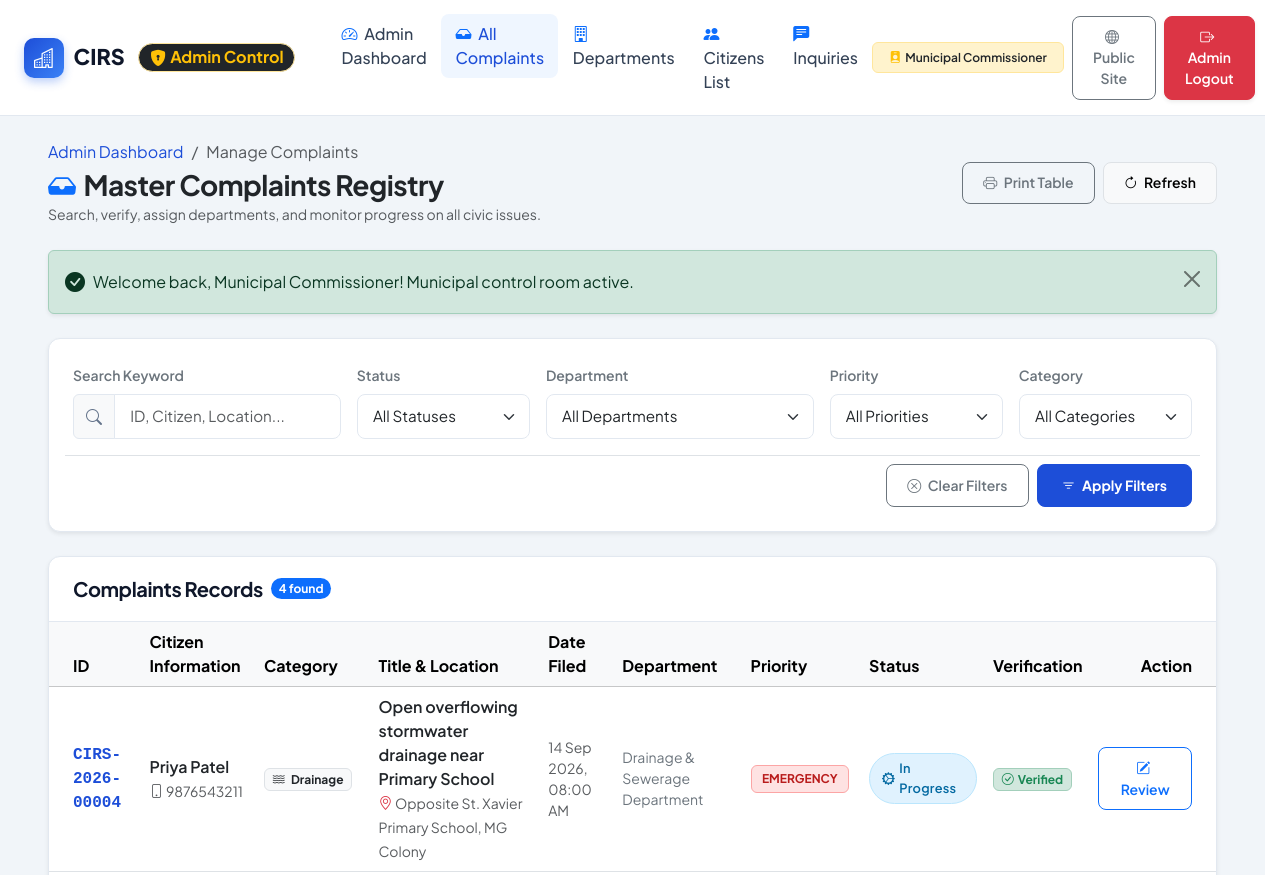
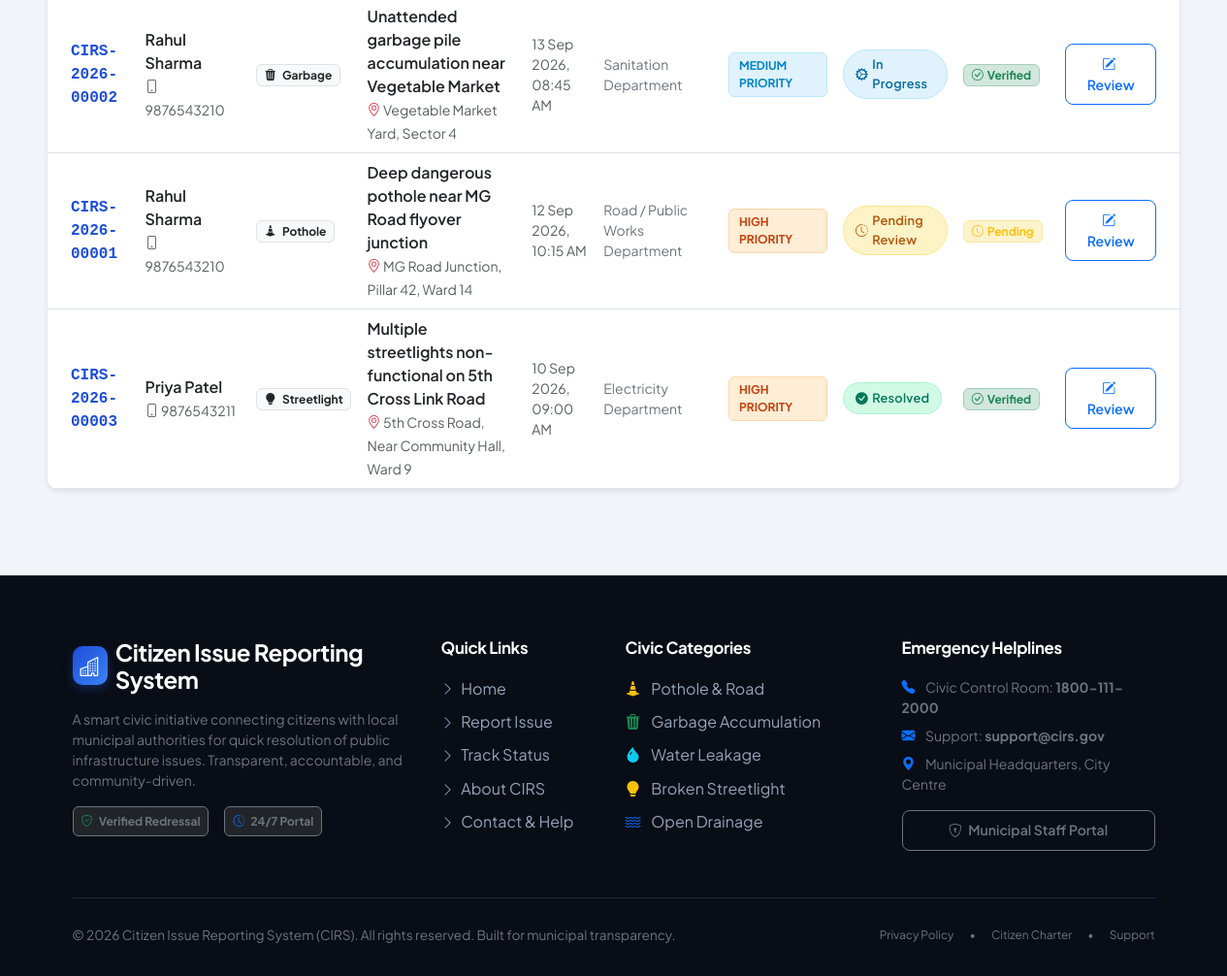
/admin/complaints.php (signed in), run on the app's committed database (2 pictures, top to bottom).
### tables this page shows
CREATE TABLE IF NOT EXISTS `complaints` (
  `id` INT AUTO_INCREMENT PRIMARY KEY,
  `complaint_id` VARCHAR(30) NOT NULL UNIQUE,
  `user_id` INT NOT NULL,
  `department_id` INT DEFAULT NULL,
  `category` ENUM('Pothole', 'Garbage', 'Water Leakage', 'Streetlight', 'Drainage', 'Illegal Dumping', 'Other') NOT NULL,
  `title` VARCHAR(200) NOT NULL,
  `description` TEXT NOT NULL,
  `location` VARCHAR(255) NOT NULL,
  `latitude` DECIMAL(10, 8) DEFAULT NULL,
  `longitude` DECIMAL(11, 8) DEFAULT NULL,
  `image` VARCHAR(255) DEFAULT NULL,
  `priority` ENUM('Low', 'Medium', 'High', 'Emergency') DEFAULT 'Medium',
  `status` ENUM('PENDING', 'IN PROGRESS', 'RESOLVED') DEFAULT 'PENDING',
  `is_verified` TINYINT(1) DEFAULT 0,
  `verified_at` TIMESTAMP NULL DEFAULT NULL,
  `assigned_at` TIMESTAMP NULL DEFAULT NULL,
  `resolved_at` TIMESTAMP NULL DEFAULT NULL,
  `created_at` TIMESTAMP DEFAULT CURRENT_TIMESTAMP,
  `updated_at` TIMESTAMP DEFAULT CURRENT_TIMESTAMP ON UPDATE CURRENT_TIMESTAMP,
  CONSTRAINT `fk_complaint_user` FOREIGN KEY (`user_id`) REFERENCES `users` (`id`) ON DELETE CASCADE,
  CONSTRAINT `fk_complaint_dept` FOREIGN KEY (`department_id`) REFERENCES `departments` (`id`) ON DELETE SET NULL
);

CREATE TABLE IF NOT EXISTS `users` (
  `id` INT AUTO_INCREMENT PRIMARY KEY,
  `full_name` VARCHAR(100) NOT NULL,
  `email` VARCHAR(100) NOT NULL UNIQUE,
  `mobile` VARCHAR(20) NOT NULL UNIQUE,
  `password` VARCHAR(255) NOT NULL,
  `is_verified` TINYINT(1) DEFAULT 1,
  `address` VARCHAR(255) NULL,
  `created_at` TIMESTAMP DEFAULT CURRENT_TIMESTAMP,
  `updated_at` TIMESTAMP DEFAULT CURRENT_TIMESTAMP ON UPDATE CURRENT_TIMESTAMP
);

CREATE TABLE IF NOT EXISTS `departments` (
  `id` INT AUTO_INCREMENT PRIMARY KEY,
  `department_name` VARCHAR(100) NOT NULL,
  `category_keyword` VARCHAR(50) NOT NULL,
  `description` TEXT,
  `contact_email` VARCHAR(100),
  `phone` VARCHAR(20),
  `created_at` TIMESTAMP DEFAULT CURRENT_TIMESTAMP
);

### admin/complaints.php (the view, shortened to what the rows shown need)
<?php
require_once __DIR__ . '/../config/database.php';
require_once __DIR__ . '/../includes/functions.php';
$sql = "SELECT c.*, u.full_name as citizen_name, u.mobile as citizen_mobile, d.department_name
        FROM complaints c
        LEFT JOIN users u ON c.user_id = u.id
        LEFT JOIN departments d ON c.department_id = d.id
        WHERE 1=1";
$params = [];
$sql .= " ORDER BY c.created_at DESC";
try {
    $stmt = $pdo->prepare($sql);
    $stmt->execute($params);
    $complaints = $stmt->fetchAll();
} catch (Exception $e) {
    $complaints = [];
}
require_once __DIR__ . '/../includes/header.php';
require_once __DIR__ . '/../includes/navbar.php';
?>
<main class="py-4">
    <div class="container-fluid px-lg-5">
        <div class="cirs-card shadow-sm bg-white">
            <div class="cirs-card-body p-0">
                <?php if (empty($complaints)): ?>
                    <div class="text-center py-5 text-muted">
                        <i class="bi bi-search text-secondary fs-1 d-block mb-3"></i>
                        <h6 class="fw-bold text-dark">No complaints match your query</h6>
                        <p class="small mb-3">Try adjusting your search keywords or clearing filter constraints.</p>
                        <a href="<?= BASE_URL ?>/admin/complaints.php" class="btn btn-outline-primary btn-sm">Reset All Filters</a>
                    </div>
                <?php else: ?>
                    <div class="table-responsive">
                        <table class="table table-hover align-middle mb-0 searchable-table">
                            <thead class="table-light">
                                <tr>
                                    <th class="ps-4">ID</th>
                                    <th>Citizen Information</th>
                                    <th>Category</th>
                                    <th>Title & Location</th>
                                    <th>Date Filed</th>
                                    <th>Department</th>
                                    <th>Priority</th>
                                    <th>Status</th>
                                    <th>Verification</th>
                                    <th class="text-end pe-4">Action</th>
                                </tr>
                            </thead>
                            <tbody>
                                <?php foreach ($complaints as $c): ?>
                                    <tr>
                                        <td class="ps-4 font-monospace fw-bold text-primary">
                                            <a href="<?= BASE_URL ?>/admin/complaint_details.php?id=<?= $c['id'] ?>">
                                                <?= sanitize($c['complaint_id']) ?>
                                            </a>
                                        </td>
                                        <td>
                                            <div class="fw-semibold text-dark"><?= sanitize($c['citizen_name'] ?? 'Citizen') ?></div>
                                            <small class="text-muted"><i class="bi bi-phone"></i> <?= sanitize($c['citizen_mobile'] ?? '') ?></small>
                                        </td>
                                        <td>
                                            <span class="badge bg-light text-dark border">
                                                <i class="bi <?= $CATEGORIES[$c['category']]['icon'] ?? 'bi-tag' ?> me-1"></i>
                                                <?= sanitize($c['category']) ?>
                                            </span>
                                        </td>
                                        <td>
                                            <div class="fw-semibold text-dark"><?= sanitize($c['title']) ?></div>
                                            <small class="text-muted"><i class="bi bi-geo-alt text-danger"></i> <?= sanitize($c['location']) ?></small>
                                        </td>
                                        <td class="small text-muted">
                                            <?= formatDate($c['created_at'], 'd M Y, h:i A') ?>
                                        </td>
                                        <td class="small text-secondary">
                                            <?= sanitize($c['department_name'] ?? '<span class="badge bg-danger-subtle text-danger">Unassigned</span>') ?>
                                        </td>
                                        <td>
                                            <?= getPriorityBadge($c['priority']) ?>
                                        </td>
                                        <td>
                                            <?= getStatusBadge($c['status']) ?>
                                        </td>
                                        <td>
                                            <?php if ($c['is_verified']): ?>
                                                <span class="badge bg-success-subtle text-success border border-success-subtle"><i class="bi bi-check-circle me-1"></i>Verified</span>
                                            <?php else: ?>
                                                <span class="badge bg-warning-subtle text-warning border border-warning-subtle"><i class="bi bi-clock me-1"></i>Pending</span>
                                            <?php endif; ?>
                                        </td>
                                        <td class="text-end pe-4">
                                            <a href="<?= BASE_URL ?>/admin/complaint_details.php?id=<?= $c['id'] ?>" class="btn btn-outline-primary btn-sm">
                                                <i class="bi bi-pencil-square me-1"></i> Review
                                            </a>
                                        </td>
                                    </tr>
                                <?php endforeach; ?>
                            </tbody>
                        </table>
                    </div>
                <?php endif; ?>
            </div>
        </div>
    </div>
</main>
<?php require_once __DIR__ . '/../includes/footer.php'; ?>

### includes/functions.php (shortened to what the rows shown need)
<?php
require_once __DIR__ . '/../config/config.php';
function sanitize($data) {
    return htmlspecialchars(trim((string)$data), ENT_QUOTES, 'UTF-8');
}
function getStatusBadge($status) {
    global $STATUS_CONFIG;
    $status = strtoupper($status);
    $conf = $STATUS_CONFIG[$status] ?? [
        'label' => $status,
        'badge' => 'badge-pending',
        'icon' => 'bi-clock'
    ];
    return '<span class="status-badge ' . $conf['badge'] . '"><i class="bi ' . $conf['icon'] . ' me-1"></i>' . $conf['label'] . '</span>';
}
function getPriorityBadge($priority) {
    global $PRIORITY_CONFIG;
    $conf = $PRIORITY_CONFIG[$priority] ?? [
        'label' => $priority,
        'badge' => 'badge-priority-medium'
    ];
    return '<span class="priority-badge ' . $conf['badge'] . '">' . $conf['label'] . '</span>';
}
function formatDate($datetime, $format = 'd M Y, h:i A') {
    return date($format, strtotime($datetime));
}

### data on the page
complaints: complaint "CIRS-2026-00004", user.full_name "Priya Patel", user.mobile "9876543211", category "Drainage", title "Open overflowing stormwater drainage near Primary School", location "Opposite St. Xavier Primary School, MG Colony", created_at "14 Sep 2026, 08:00 AM", department.department_name "Drainage & Sewerage Department", priority "EMERGENCY", status "In Progress", is_verified 1 (drawn)
complaints: complaint "CIRS-2026-00002", user.full_name "Rahul Sharma", user.mobile "9876543210", category "Garbage", title "Unattended garbage pile accumulation near Vegetable Market", location "Vegetable Market Yard, Sector 4", created_at "13 Sep 2026, 08:45 AM", department.department_name "Sanitation Department", priority "MEDIUM PRIORITY", status "In Progress", is_verified 1 (drawn)
complaints: complaint "CIRS-2026-00001", user.full_name "Rahul Sharma", user.mobile "9876543210", category "Pothole", title "Deep dangerous pothole near MG Road flyover junction", location "MG Road Junction, Pillar 42, Ward 14", created_at "12 Sep 2026, 10:15 AM", department.department_name "Road / Public Works Department", priority "HIGH PRIORITY", status "Pending Review", is_verified 0 (drawn)
complaints: complaint "CIRS-2026-00003", user.full_name "Priya Patel", user.mobile "9876543211", category "Streetlight", title "Multiple streetlights non-functional on 5th Cross Link Road", location "5th Cross Road, Near Community Hall, Ward 9", created_at "10 Sep 2026, 09:00 AM", department.department_name "Electricity Department", priority "HIGH PRIORITY", status "Resolved", is_verified 1 (drawn)

### other printed values
APP_SHORT_NAME "CIRS"
$_SESSION['admin_name'] "Municipal Commissioner"
$flash['message'] "Welcome back, Municipal Commissioner! Municipal control room active."
count($complaints) "4"
APP_NAME "Citizen Issue Reporting System"
APP_YEAR "2026"
